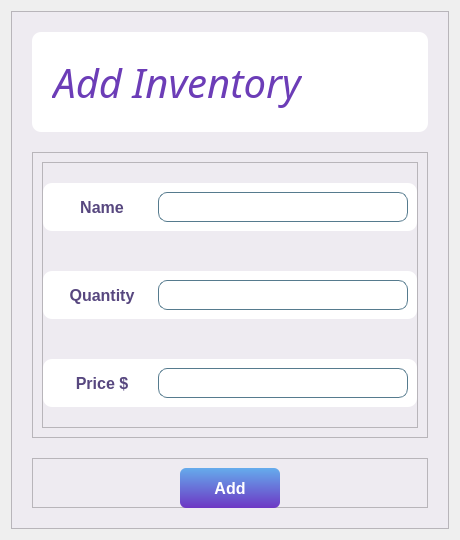
         <widget class="QWidget" name="page">
          <layout class="QVBoxLayout" name="verticalLayout_30">
           <item>
            <widget class="QFrame" name="frame_70">
             <property name="styleSheet">
              <string notr="true">background-color: rgb(238, 235, 241);</string>
             </property>
             <property name="frameShape">
              <enum>QFrame::StyledPanel</enum>
             </property>
             <property name="frameShadow">
              <enum>QFrame::Raised</enum>
             </property>
             <layout class="QVBoxLayout" name="verticalLayout_25">
              <property name="spacing">
               <number>20</number>
              </property>
              <property name="leftMargin">
               <number>20</number>
              </property>
              <property name="topMargin">
               <number>20</number>
              </property>
              <property name="rightMargin">
               <number>20</number>
              </property>
              <property name="bottomMargin">
               <number>20</number>
              </property>
              <item>
               <widget class="QFrame" name="frame_71">
                <property name="maximumSize">
                 <size>
                  <width>16777215</width>
                  <height>100</height>
                 </size>
                </property>
                <property name="styleSheet">
                 <string notr="true">background-color: rgb(255, 255, 255);
border-radius:9px;</string>
                </property>
                <property name="frameShape">
                 <enum>QFrame::StyledPanel</enum>
                </property>
                <property name="frameShadow">
                 <enum>QFrame::Raised</enum>
                </property>
                <layout class="QVBoxLayout" name="verticalLayout_12">
                 <item alignment="Qt::AlignHCenter">
                  <widget class="QFrame" name="frame_35">
                   <property name="frameShape">
                    <enum>QFrame::StyledPanel</enum>
                   </property>
                   <property name="frameShadow">
                    <enum>QFrame::Raised</enum>
                   </property>
                   <layout class="QHBoxLayout" name="horizontalLayout_37">
                    <item>
                     <widget class="QLabel" name="label_68">
                      <property name="minimumSize">
                       <size>
                        <width>200</width>
                        <height>0</height>
                       </size>
                      </property>
                      <property name="font">
                       <font>
                        <family>Segoe UI Black</family>
                        <pointsize>30</pointsize>
                        <weight>50</weight>
                        <italic>true</italic>
                        <bold>false</bold>
                        <underline>false</underline>
                        <strikeout>false</strikeout>
                       </font>
                      </property>
                      <property name="styleSheet">
                       <string notr="true">color: rgb(108, 61, 183);</string>
                      </property>
                      <property name="text">
                       <string>Add Inventory</string>
                      </property>
                      <property name="alignment">
                       <set>Qt::AlignCenter</set>
                      </property>
                     </widget>
                    </item>
                    <item>
                     <widget class="QLabel" name="label_4">
                      <property name="minimumSize">
                       <size>
                        <width>100</width>
                        <height>70</height>
                       </size>
                      </property>
                      <property name="maximumSize">
                       <size>
                        <width>100</width>
                        <height>16777215</height>
                       </size>
                      </property>
                      <property name="text">
                       <string/>
                      </property>
                     </widget>
                    </item>
                   </layout>
                  </widget>
                 </item>
                </layout>
               </widget>
              </item>
              <item>
               <widget class="QFrame" name="frame_37">
                <property name="styleSheet">
                 <string notr="true"/>
                </property>
                <property name="frameShape">
                 <enum>QFrame::StyledPanel</enum>
                </property>
                <property name="frameShadow">
                 <enum>QFrame::Raised</enum>
                </property>
                <layout class="QVBoxLayout" name="verticalLayout_27">
                 <item>
                  <widget class="QFrame" name="frame_38">
                   <property name="minimumSize">
                    <size>
                     <width>0</width>
                     <height>200</height>
                    </size>
                   </property>
                   <property name="maximumSize">
                    <size>
                     <width>16777215</width>
                     <height>500</height>
                    </size>
                   </property>
                   <property name="frameShape">
                    <enum>QFrame::StyledPanel</enum>
                   </property>
                   <property name="frameShadow">
                    <enum>QFrame::Raised</enum>
                   </property>
                   <layout class="QVBoxLayout" name="verticalLayout_18">
                    <property name="spacing">
                     <number>40</number>
                    </property>
                    <property name="leftMargin">
                     <number>0</number>
                    </property>
                    <property name="topMargin">
                     <number>20</number>
                    </property>
                    <property name="rightMargin">
                     <number>0</number>
                    </property>
                    <property name="bottomMargin">
                     <number>20</number>
                    </property>
                    <item alignment="Qt::AlignHCenter">
                     <widget class="QFrame" name="frame_39">
                      <property name="maximumSize">
                       <size>
                        <width>374</width>
                        <height>79</height>
                       </size>
                      </property>
                      <property name="styleSheet">
                       <string notr="true">background-color: rgb(255, 255, 255);
border-radius:9px;</string>
                      </property>
                      <property name="frameShape">
                       <enum>QFrame::StyledPanel</enum>
                      </property>
                      <property name="frameShadow">
                       <enum>QFrame::Raised</enum>
                      </property>
                      <layout class="QHBoxLayout" name="horizontalLayout_38">
                       <item>
                        <widget class="QLabel" name="label_79">
                         <property name="minimumSize">
                          <size>
                           <width>100</width>
                           <height>0</height>
                          </size>
                         </property>
                         <property name="maximumSize">
                          <size>
                           <width>109</width>
                           <height>40</height>
                          </size>
                         </property>
                         <property name="font">
                          <font>
                           <pointsize>12</pointsize>
                           <weight>75</weight>
                           <bold>true</bold>
                          </font>
                         </property>
                         <property name="styleSheet">
                          <string notr="true">color: rgb(87, 71, 127);</string>
                         </property>
                         <property name="text">
                          <string>Name</string>
                         </property>
                         <property name="alignment">
                          <set>Qt::AlignCenter</set>
                         </property>
                        </widget>
                       </item>
                       <item>
                        <widget class="QLineEdit" name="lineEdit_52">
                         <property name="minimumSize">
                          <size>
                           <width>250</width>
                           <height>30</height>
                          </size>
                         </property>
                         <property name="maximumSize">
                          <size>
                           <width>376</width>
                           <height>40</height>
                          </size>
                         </property>
                         <property name="font">
                          <font>
                           <pointsize>12</pointsize>
                          </font>
                         </property>
                         <property name="styleSheet">
                          <string notr="true">border:1px solid rgb(86, 123, 142);</string>
                         </property>
                         <property name="alignment">
                          <set>Qt::AlignCenter</set>
                         </property>
                        </widget>
                       </item>
                      </layout>
                     </widget>
                    </item>
                    <item alignment="Qt::AlignHCenter">
                     <widget class="QFrame" name="frame_41">
                      <property name="maximumSize">
                       <size>
                        <width>374</width>
                        <height>79</height>
                       </size>
                      </property>
                      <property name="styleSheet">
                       <string notr="true">background-color: rgb(255, 255, 255);
border-radius:9px;</string>
                      </property>
                      <property name="frameShape">
                       <enum>QFrame::StyledPanel</enum>
                      </property>
                      <property name="frameShadow">
                       <enum>QFrame::Raised</enum>
                      </property>
                      <layout class="QHBoxLayout" name="horizontalLayout_40">
                       <item>
                        <widget class="QLabel" name="label_84">
                         <property name="minimumSize">
                          <size>
                           <width>100</width>
                           <height>0</height>
                          </size>
                         </property>
                         <property name="maximumSize">
                          <size>
                           <width>108</width>
                           <height>40</height>
                          </size>
                         </property>
                         <property name="font">
                          <font>
                           <pointsize>12</pointsize>
                           <weight>75</weight>
                           <bold>true</bold>
                          </font>
                         </property>
                         <property name="styleSheet">
                          <string notr="true">color: rgb(87, 71, 127);</string>
                         </property>
                         <property name="text">
                          <string>Quantity</string>
                         </property>
                         <property name="alignment">
                          <set>Qt::AlignCenter</set>
                         </property>
                        </widget>
                       </item>
                       <item>
                        <widget class="QLineEdit" name="lineEdit_57">
                         <property name="minimumSize">
                          <size>
                           <width>250</width>
                           <height>30</height>
                          </size>
                         </property>
                         <property name="maximumSize">
                          <size>
                           <width>376</width>
                           <height>40</height>
                          </size>
                         </property>
                         <property name="font">
                          <font>
                           <pointsize>12</pointsize>
                          </font>
                         </property>
                         <property name="styleSheet">
                          <string notr="true">border:1px solid rgb(86, 123, 142);</string>
                         </property>
                         <property name="text">
                          <string/>
                         </property>
                         <property name="alignment">
                          <set>Qt::AlignCenter</set>
                         </property>
                        </widget>
                       </item>
                      </layout>
                     </widget>
                    </item>
                    <item alignment="Qt::AlignHCenter">
                     <widget class="QFrame" name="frame_40">
                      <property name="maximumSize">
                       <size>
                        <width>374</width>
                        <height>79</height>
                       </size>
                      </property>
                      <property name="styleSheet">
                       <string notr="true">background-color: rgb(255, 255, 255);
border-radius:9px;</string>
                      </property>
                      <property name="frameShape">
                       <enum>QFrame::StyledPanel</enum>
                      </property>
                      <property name="frameShadow">
                       <enum>QFrame::Raised</enum>
                      </property>
                      <layout class="QHBoxLayout" name="horizontalLayout_39">
                       <item>
                        <widget class="QLabel" name="label_80">
                         <property name="minimumSize">
                          <size>
                           <width>100</width>
                           <height>0</height>
                          </size>
                         </property>
                         <property name="maximumSize">
                          <size>
                           <width>108</width>
                           <height>40</height>
                          </size>
                         </property>
                         <property name="font">
                          <font>
                           <pointsize>12</pointsize>
                           <weight>75</weight>
                           <bold>true</bold>
                          </font>
                         </property>
                         <property name="styleSheet">
                          <string notr="true">color: rgb(87, 71, 127);</string>
                         </property>
                         <property name="text">
                          <string>Price $</string>
                         </property>
                         <property name="alignment">
                          <set>Qt::AlignCenter</set>
                         </property>
                        </widget>
                       </item>
                       <item>
                        <widget class="QLineEdit" name="lineEdit_53">
                         <property name="minimumSize">
                          <size>
                           <width>250</width>
                           <height>30</height>
                          </size>
                         </property>
                         <property name="maximumSize">
                          <size>
                           <width>376</width>
                           <height>40</height>
                          </size>
                         </property>
                         <property name="font">
                          <font>
                           <pointsize>12</pointsize>
                          </font>
                         </property>
                         <property name="styleSheet">
                          <string notr="true">border:1px solid rgb(86, 123, 142);</string>
                         </property>
                         <property name="text">
                          <string/>
                         </property>
                         <property name="alignment">
                          <set>Qt::AlignCenter</set>
                         </property>
                        </widget>
                       </item>
                      </layout>
                     </widget>
                    </item>
                   </layout>
                  </widget>
                 </item>
                </layout>
               </widget>
              </item>
              <item>
               <widget class="QFrame" name="frame_78">
                <property name="maximumSize">
                 <size>
                  <width>16777215</width>
                  <height>50</height>
                 </size>
                </property>
                <property name="frameShape">
                 <enum>QFrame::StyledPanel</enum>
                </property>
                <property name="frameShadow">
                 <enum>QFrame::Raised</enum>
                </property>
                <layout class="QVBoxLayout" name="verticalLayout_28">
                 <item alignment="Qt::AlignHCenter">
                  <widget class="QPushButton" name="pushButton_11">
                   <property name="minimumSize">
                    <size>
                     <width>100</width>
                     <height>40</height>
                    </size>
                   </property>
                   <property name="maximumSize">
                    <size>
                     <width>100</width>
                     <height>16777215</height>
                    </size>
                   </property>
                   <property name="font">
                    <font>
                     <pointsize>12</pointsize>
                     <weight>75</weight>
                     <bold>true</bold>
                    </font>
                   </property>
                   <property name="cursor">
                    <cursorShape>PointingHandCursor</cursorShape>
                   </property>
                   <property name="styleSheet">
                    <string notr="true">background-color: qlineargradient(spread:pad, x1:0.511, y1:0, x2:0.5, y2:1, stop:0 rgba(101, 172, 236, 255), stop:1 rgba(109, 55, 196, 255));
color: rgb(255, 255, 255);
border-radius:6px;</string>
                   </property>
                   <property name="text">
                    <string>Add</string>
                   </property>
                  </widget>
                 </item>
                </layout>
               </widget>
              </item>
             </layout>
            </widget>
           </item>
          </layout>
         </widget>
